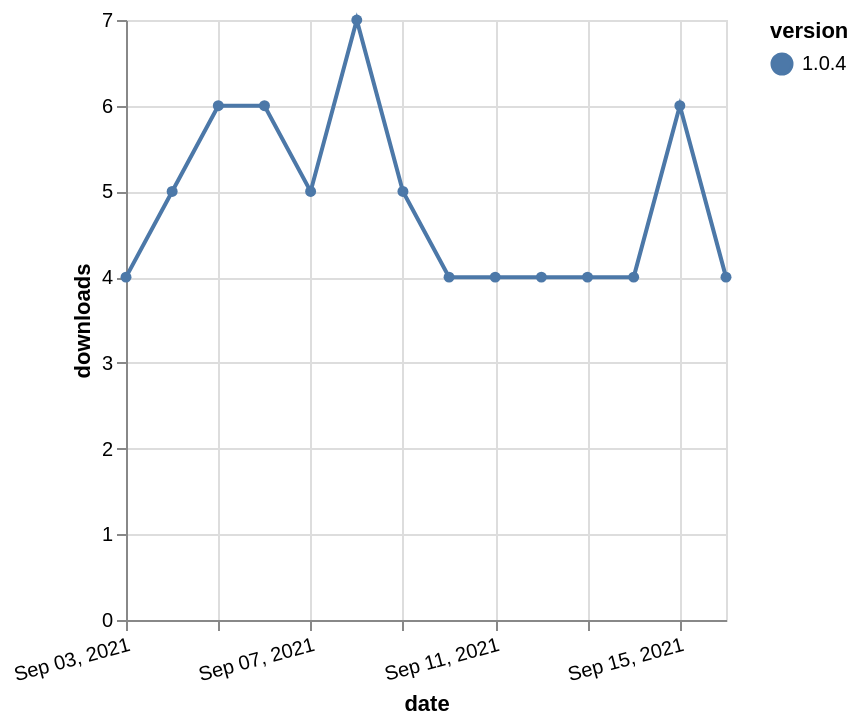

Write the Vega-Lite specification saved for this chart.
### Vega-Lite specification from a JSON file in a GitHub repository (floating-point values rounded to 4 significant figures)
{"$schema": "https://vega.github.io/schema/vega-lite/v5.json", "description": "A simple bar chart with embedded data.", "data": {"values": [{"date": "2021-09-03", "total": 5025, "delta": 4, "version": "1.0.4"}, {"date": "2021-09-04", "total": 5030, "delta": 5, "version": "1.0.4"}, {"date": "2021-09-05", "total": 5036, "delta": 6, "version": "1.0.4"}, {"date": "2021-09-06", "total": 5042, "delta": 6, "version": "1.0.4"}, {"date": "2021-09-07", "total": 5047, "delta": 5, "version": "1.0.4"}, {"date": "2021-09-08", "total": 5054, "delta": 7, "version": "1.0.4"}, {"date": "2021-09-09", "total": 5059, "delta": 5, "version": "1.0.4"}, {"date": "2021-09-10", "total": 5063, "delta": 4, "version": "1.0.4"}, {"date": "2021-09-11", "total": 5067, "delta": 4, "version": "1.0.4"}, {"date": "2021-09-12", "total": 5071, "delta": 4, "version": "1.0.4"}, {"date": "2021-09-13", "total": 5075, "delta": 4, "version": "1.0.4"}, {"date": "2021-09-14", "total": 5079, "delta": 4, "version": "1.0.4"}, {"date": "2021-09-15", "total": 5085, "delta": 6, "version": "1.0.4"}, {"date": "2021-09-16", "total": 5089, "delta": 4, "version": "1.0.4"}]}, "width": "container", "mark": {"type": "line", "point": {"filled": true}}, "encoding": {"x": {"field": "date", "type": "temporal", "timeUnit": "yearmonthdate", "title": "date", "axis": {"labelAngle": -15}}, "y": {"field": "delta", "type": "quantitative", "title": "downloads"}, "color": {"field": "version", "type": "nominal"}, "tooltip": {"field": "delta"}}}
